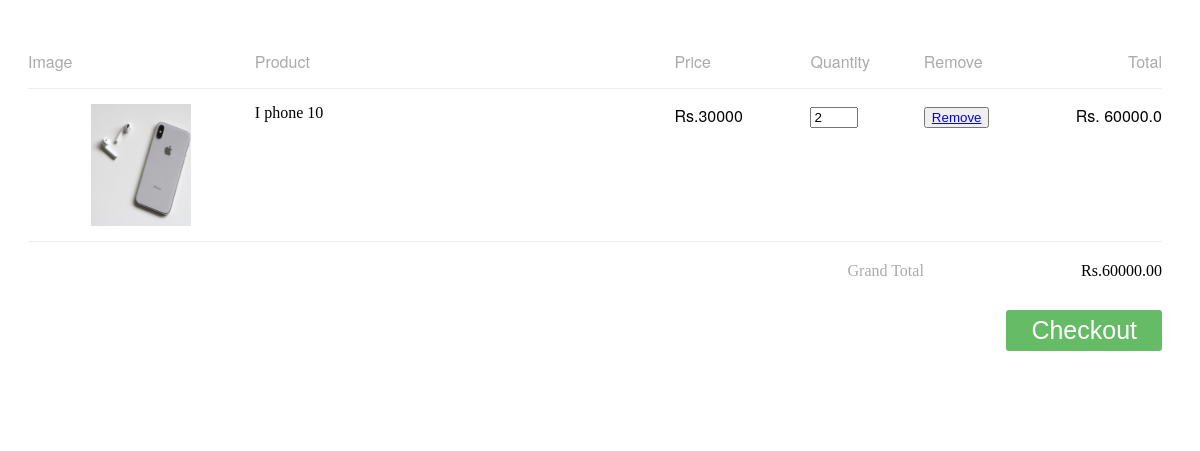
Screenshot of /user/Mycart/ (signed in) with the database file from the repository.
### user/models.py (models this page shows)
class tbl_cart(models.Model):
    booking = models.ForeignKey(tbl_productbooking, on_delete=models.CASCADE)
    product=models.ForeignKey(tbl_product, on_delete=models.CASCADE)
    cart_qty= models.CharField(max_length=500)
    cart_status=models.IntegerField(default="0")
    ship_status=models.IntegerField(default="0")

### Shop/models.py (models this page shows)
class tbl_product(models.Model):
    product_name= models.CharField(max_length=50)
    product_details= models.CharField(max_length=500)
    product_rate= models.CharField(max_length=50)
    product_photo = models.FileField(upload_to='Assets/ProductPhoto/')
    shop= models.ForeignKey(tbl_shop, on_delete=models.CASCADE)
    brand= models.ForeignKey(tbl_brand, on_delete=models.CASCADE)
    subcategory= models.ForeignKey(tbl_subcategory, on_delete=models.CASCADE)
    color= models.ForeignKey(tbl_color, on_delete=models.CASCADE)
    second_hand=models.CharField(max_length=100,null=True)

### user/views.py (the view)
# urls.py: path('Mycart/',views.Mycart,name="mycart"),
def Mycart(request):
    if request.method=="POST":
        bookingdata=tbl_productbooking.objects.get(id=request.session["bookingid"])
        cart=tbl_cart.objects.filter(booking=bookingdata)
        for i in cart:
            i.cart_status=1
            i.save()
        bookingdata.price=request.POST.get("carttotalamt")
        bookingdata.booking_status=1
        bookingdata.save()
        return redirect("user:payment")
    else:
        customerdata=tbl_user.objects.get(id=request.session["uid"])
        bcount=tbl_productbooking.objects.filter(user=customerdata,booking_status=0).count()
        if bcount>0:
            book=tbl_productbooking.objects.get(user=customerdata,booking_status=0)
            bid=book.id
            request.session["bookingid"]=bid
            bkid=tbl_productbooking.objects.get(id=bid)
            cartdata=tbl_cart.objects.filter(booking=bkid)
            data=[]
            for product in cartdata:
                total_stock = tbl_stock.objects.filter(product=product.product_id).aggregate(total=Sum('stock_quantity'))['total']
                total_cart = tbl_cart.objects.filter(product=product.product_id,cart_status=1).aggregate(total=Sum('cart_qty'))['total']
                if isinstance(total_stock, int):
                    total_stock = total_stock
                else:
                    total_stock = 0
                if isinstance(total_cart, int):
                    total_cart = total_cart
                else:
                    total_cart = 0
                total=  total_stock-total_cart
                print (total)
                print("stock",total_stock)
                print("cart",total_cart)
                product.stock = total
                pro_data={
                    'id':product.id,
                    'cartproduct': product,
                    'stock':total,
                }
                data.append(pro_data)
            return render(request,"user/MyCart.html",{'data':data})
        else:
            return render(request,"user/MyCart.html")

### user/Templates/user/MyCart.html (shortened to what this page needs)
{% load mathfilters %}
<!DOCTYPE html>
<html>
    <head>
        <link
            rel="stylesheet"
            href="https://cdnjs.cloudflare.com/ajax/libs/normalize/5.0.0/normalize.min.css"
            />
   <body onload="recalculateCart()">
    <form method="POST" id="Form" data-quantity-url="{% url 'user:cartqty' %}" >
        <div class="shopping-cart" style="margin-top: 50px">
            <div class="column-labels">
                <label class="product-image">Image</label>
                <label class="product-details">Product</label>
                 <label class="product-price">Price</label>
                <label class="product-quantity">Quantity</label>
                <label class="product-removal">Remove</label>
                <label class="product-line-price">Total</label>
            </div>
            {% for i in data %}
        <div class="product">
            <div class="product-image">
                <img src="{{i.cartproduct.product.product_photo.url}}">
            </div>
            <div class="product-details">
                <div class="product-title">{{i.cartproduct.product.product_name}}</div>
            </div>
            <div class="product-price">{{i.cartproduct.product.product_rate}}</div>
            <div class="product-quantity">
                <input alt="{{i.id}}" type="number" value="{{i.cartproduct.cart_qty}}" min="1" max="{{i.cartproduct.stock}}" id="qty" class="qty"/>
            </div>
            <div class="product-removal">
                <div class="product-title"><button  class="btn btn-danger"><a href="{% url 'user:delcart' i.id  %}" >Remove</a></button></div>
            </div>
            <div class="product-line-price">
                {{i.cartproduct.cart_qty|mul:i.cartproduct.product.product_rate}}
               </div>
               </div>
               {% endfor %}
               <div class="totals">
                <div class="totals-item totals-item-total">
                    <label>Grand Total</label>
                    <div class="totals-value" id="cart-total">0</div>
                </div>
            </div>
            <button type="submit" class="checkout" name="btn_checkout">Checkout</button>
        </form>
     </body>
     <br>  <br>  <br>  <br>  <br>  <br>  <br>
 </html>

### user/Templates/user/MyCart.html (style rules this page uses)
.product-image { float: left; width: 20%; }
.product-details { float: left; width: 37%; }
.product-price { float: left; width: 12%; }
.product-quantity { float: left; width: 10%; }
.product-removal { float: left; width: 9%; }
.product-line-price { float: left; width: 12%; text-align: right; }
.group:before, .shopping-cart:before, .column-labels:before, .product:before, .totals-item:before, .group:after, .shopping-cart:after, .column-labels:after, .product:after, .totals-item:after { content: ""; display: table; }
.group:after, .shopping-cart:after, .column-labels:after, .product:after, .totals-item:after { clear: both; }
.group, .shopping-cart, .column-labels, .product, .totals-item { zoom: 1; }
.product .product-price:before, .product .product-line-price:before, .totals-value:before { content: "Rs."; }
body { padding: 0px 30px 30px 20px; font-family: "HelveticaNeue-Light", "Helvetica Neue Light", "Helvetica Neue", Helvetica, Arial, sans-serif; font-weight: 100; }
label { color: #aaa; }
.shopping-cart { margin-top: -45px; }
.column-labels label { padding-bottom: 15px; margin-bottom: 15px; border-bottom: 1px solid #eee; }
.column-labels .product-image, .column-labels .product-details, .column-labels .product-removal { text-indent: 0px; }
.product { margin-bottom: 20px; padding-bottom: 10px; border-bottom: 1px solid #eee; }
.product .product-image { text-align: center; }
.product .product-image img { width: 100px; }
.product .product-details .product-title { margin-right: 20px; font-family: "HelveticaNeue-Medium", "Helvetica Neue Medium"; }
.product .product-quantity input { width: 40px; }
.totals .totals-item { float: right; clear: both; width: 100%; margin-bottom: 10px; }
.totals .totals-item label { float: left; clear: both; width: 79%; text-align: right; }
.totals .totals-item .totals-value { float: right; width: 21%; text-align: right; }
.totals .totals-item-total { font-family: "HelveticaNeue-Medium", "Helvetica Neue Medium"; }
.checkout { float: right; border: 0; margin-top: 20px; padding: 6px 25px; background-color: #6b6; color: #fff; font-size: 25px; border-radius: 3px; }
label { margin: 0px 0px; }

### rows the page displays
tbl_cart: cartproduct.product.product_photo (picture), cartproduct.product.product_name "I phone 10", cartproduct.product.product_rate "30000", cartproduct.cart_qty "2", cartproduct.cart_qty|mul "60000.0"
